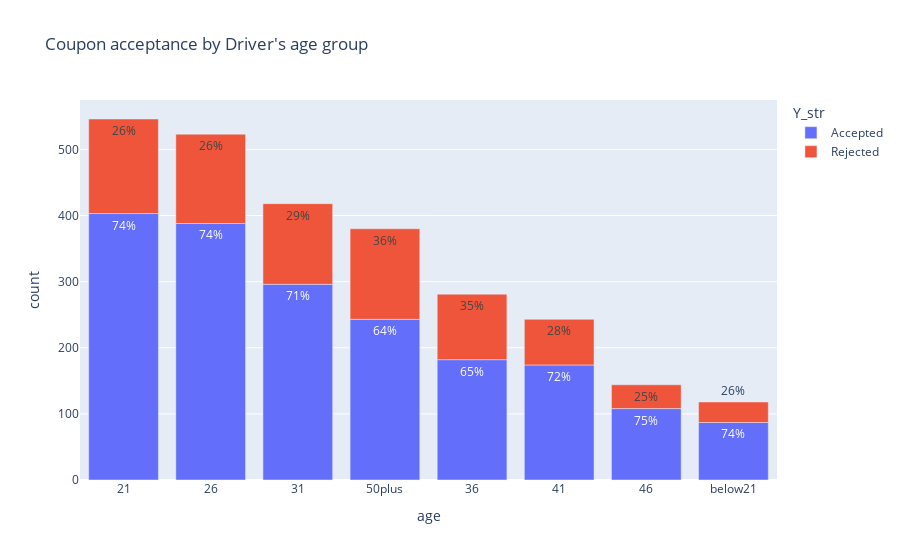

Here is the notebook cell this chart was saved with:
### Markdown cell above
#### 2. Univariate analysis by the age of driver.

### Code cell
fig2_df = ff_coupons.groupby(['age', 'Y_str'])[['Y']].count().rename(columns= {'Y': 'count'})

# We will create %val colunm for annotation
fig2_df['percent_val'] =  ((fig2_df / fig2_df.groupby(['age'])[['count']].sum()) * 100).round(0).astype(int).astype(str) + '%'

# Reset index and sort values in decending order by count
fig2_df = fig2_df.reset_index().sort_values(by='count', ascending=False)

fig2 = px.bar(fig2_df, x="age", y="count", color="Y_str", 
             text="percent_val", title="Coupon acceptance by Driver's age group")

fig2.show()

### Figure 1 — Plotly figure (JSON) as saved in the notebook; plotly's stock layout.template omitted (floating-point values rounded to 4 significant figures)
{"data": [{"alignmentgroup": "True", "hovertemplate": "Y_str=Accepted<br>age=%{x}<br>count=%{y}<br>percent_val=%{text}<extra></extra>", "legendgroup": "Accepted", "marker": {"color": "#636efa", "pattern": {"shape": ""}}, "name": "Accepted", "offsetgroup": "Accepted", "orientation": "v", "showlegend": true, "text": ["74%", "74%", "71%", "64%", "65%", "72%", "75%", "74%"], "textposition": "auto", "type": "bar", "x": ["21", "26", "31", "50plus", "36", "41", "46", "below21"], "xaxis": "x", "y": [403, 388, 296, 243, 182, 174, 108, 87], "yaxis": "y"}, {"alignmentgroup": "True", "hovertemplate": "Y_str=Rejected<br>age=%{x}<br>count=%{y}<br>percent_val=%{text}<extra></extra>", "legendgroup": "Rejected", "marker": {"color": "#EF553B", "pattern": {"shape": ""}}, "name": "Rejected", "offsetgroup": "Rejected", "orientation": "v", "showlegend": true, "text": ["26%", "36%", "26%", "29%", "35%", "28%", "25%", "26%"], "textposition": "auto", "type": "bar", "x": ["21", "50plus", "26", "31", "36", "41", "46", "below21"], "xaxis": "x", "y": [143, 137, 135, 122, 99, 69, 36, 31], "yaxis": "y"}], "layout": {"barmode": "relative", "legend": {"title": {"text": "Y_str"}, "tracegroupgap": 0}, "title": {"text": "Coupon acceptance by Driver's age group"}, "xaxis": {"anchor": "y", "domain": [0, 1], "title": {"text": "age"}}, "yaxis": {"anchor": "x", "domain": [0, 1], "title": {"text": "count"}}}}
